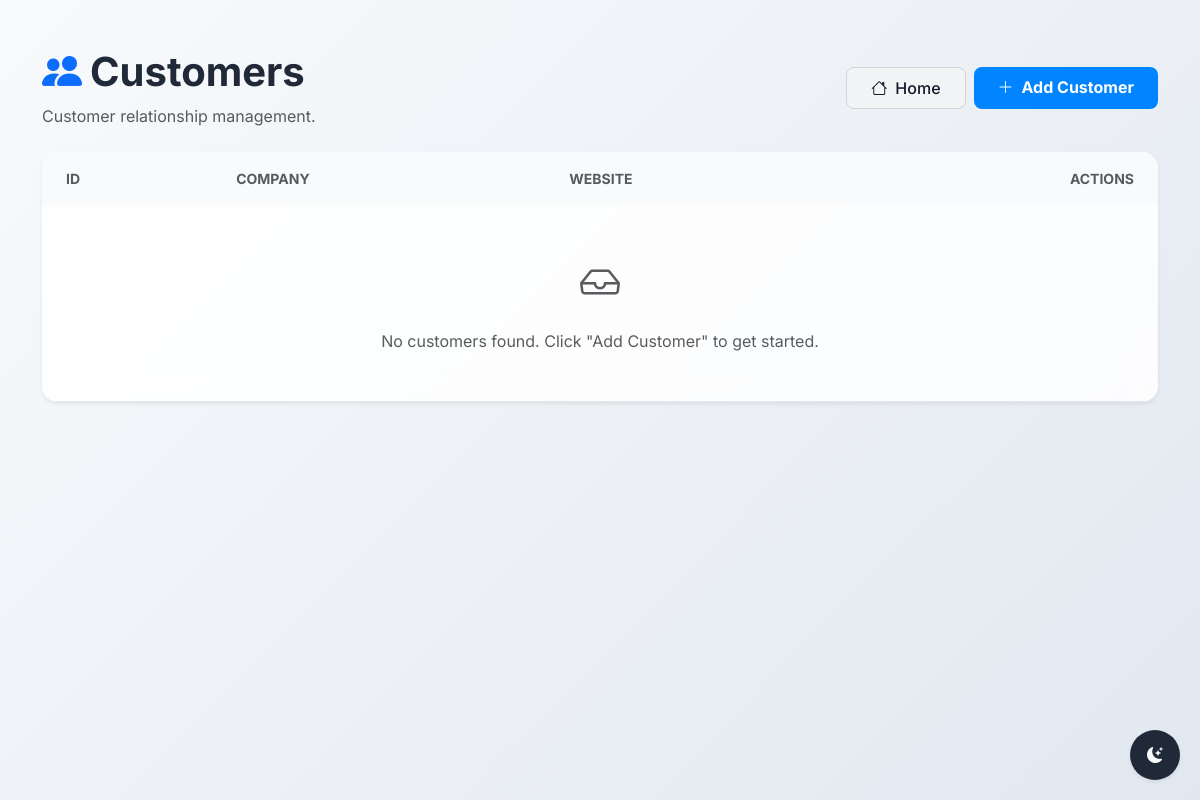
Page /customers/ (signed in) on the earlier database version.
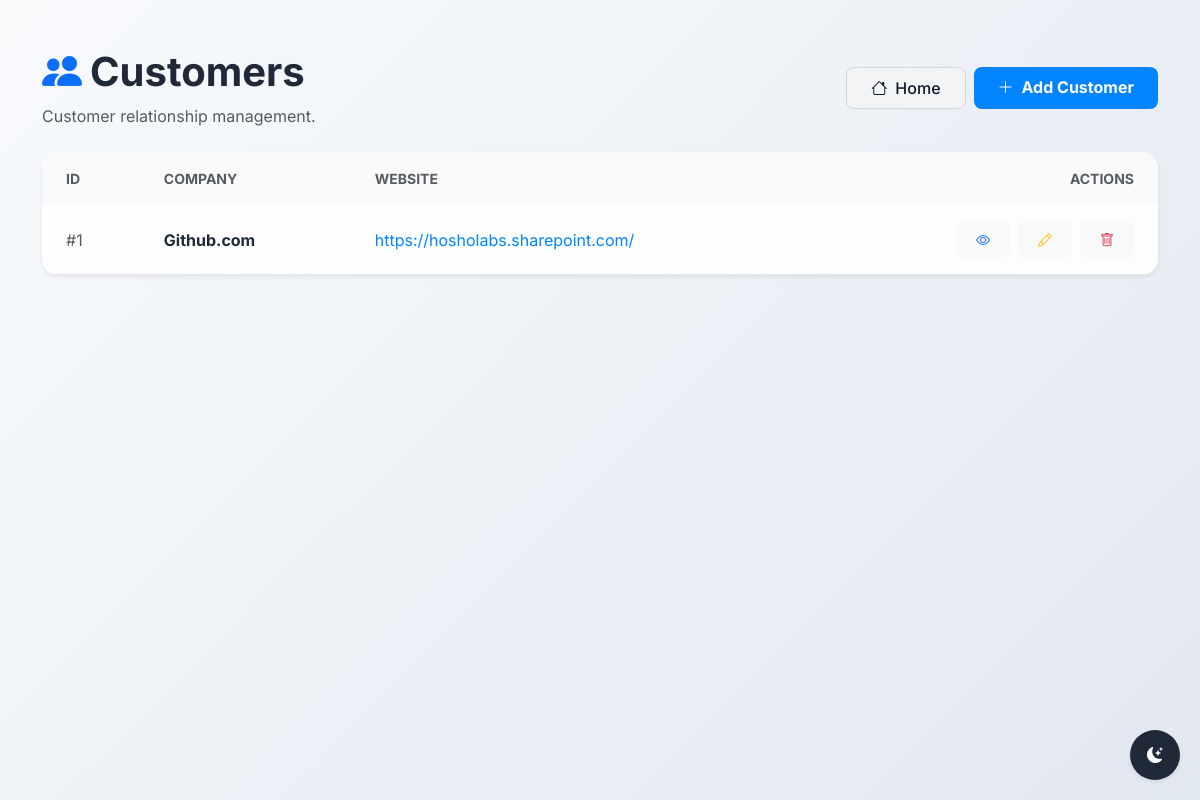
Same page on the later database version.
### app/models/customer.py (models this page shows)
class Customer(Base):
    __tablename__ = "customers"
    id = Column(Integer, primary_key=True, index=True)
    company_name = Column(String, nullable=False)
    address = Column(String, nullable=True)
    website = Column(String, nullable=True)
    assigned_rep_id = Column(Integer, ForeignKey("users.id"))
    created_at = Column(DateTime, default=datetime.utcnow)
    assigned_rep = relationship("User", back_populates="customers")
    contacts = relationship("CustomerContact",back_populates="customer",cascade="all, delete-orphan")
    interactions = relationship("CustomerInteraction",back_populates="customer",cascade="all, delete-orphan")
    account_plans = relationship("AccountPlan", back_populates="customer", cascade="all, delete-orphan")
    renewals = relationship("Renewal", back_populates="customer", cascade="all, delete-orphan")
    sales_activities = relationship("SalesActivity", back_populates="customer", cascade="all, delete-orphan")
    opportunities = relationship("Opportunity",back_populates="customer",cascade="all, delete-orphan")

### app/routes/customers.py (the view)
@router.get("/", response_class=HTMLResponse)
def list_customers(request: Request, db: Session = Depends(get_db),user: User = Depends(get_current_user)):
    if not user:
        return RedirectResponse(url="/login", status_code=302)
    customers = db.query(Customer).all()
    return templates.TemplateResponse(
        request=request,
        name="customers/list.html",
        context={
            "user": user,
            "customers": customers
        }
    )

### app/templates/customers/list.html (shortened to what this page needs)
{% extends 'base.html' %}
{% block content %}
<div class="mb-4 d-flex justify-content-between align-items-center">
    <div>
        <h1 class="fw-bold text-theme-dark"><i class="bi bi-people-fill me-2 text-primary"></i>Customers</h1>
        <p class="text-muted mb-0">Customer relationship management.</p>
    </div>
    <div class="d-flex gap-2">
        <a href="/" class="btn btn-secondary px-4"><i class="bi bi-house me-2"></i>Home</a>
        <a href="/customers/create" class="btn btn-primary px-4 fw-bold"><i class="bi bi-plus-lg me-2"></i>Add Customer</a>
    </div>
</div>
<div class="glass-card p-0 overflow-hidden border-0 shadow-sm">
    <div class="table-responsive">
        <table class="table table-hover align-middle mb-0">
            <thead class="table-header-bg">
                <tr>
                    <th class="text-muted fw-bold small text-uppercase px-4 py-3 border-0">ID</th>
                    <th class="text-muted fw-bold small text-uppercase px-4 py-3 border-0">Company</th>
                    <th class="text-muted fw-bold small text-uppercase px-4 py-3 border-0">Website</th>
                    <th class="text-muted fw-bold small text-uppercase px-4 py-3 border-0 text-end">Actions</th>
                </tr>
            </thead>
            <tbody class="border-top-0">
                {% for customer in customers %}
                <tr>
                    <td class="px-4 py-3 text-muted">#{{ customer.id }}</td>
                    <td class="px-4 py-3">
                        <span class="fw-bold text-theme-dark">{{ customer.company_name }}</span>
                    </td>
                    <td class="px-4 py-3">
                        {% if customer.website %}
                        <a href="{{ customer.website }}" target="_blank" class="text-decoration-none text-theme-primary">{{ customer.website }}</a>
                        {% else %}
                        <span class="text-muted">-</span>
                        {% endif %}
                    </td>
                    <td class="px-4 py-3 text-end">
                        <div class="d-flex justify-content-end gap-2">
                            <a href="/customers/{{ customer.id }}" class="btn btn-sm btn-light text-primary" title="View Details">
                                <i class="bi bi-eye"></i>
                            </a>
                            <a href="/customers/{{ customer.id }}/edit" class="btn btn-sm btn-light text-warning" title="Edit">
                                <i class="bi bi-pencil"></i>
                            </a>
                            <form action="/customers/{{ customer.id }}/delete" method="post" class="d-inline" onsubmit="return confirm('Are you sure you want to delete this customer?');">
                                <button type="submit" class="btn btn-sm btn-light text-danger" title="Delete">
                                    <i class="bi bi-trash"></i>
                                </button>
                            </form>
                        </div>
                    </td>
                </tr>
                {% else %}
                <tr>
                    <td colspan="4" class="text-center py-5 text-muted">
                        <i class="bi bi-inbox fs-1 d-block mb-3"></i>
                        No customers found. Click "Add Customer" to get started.
                    </td>
                </tr>
                {% endfor %}
            </tbody>
        </table>
    </div>
</div>
{% endblock %}

Differences in the rows shown:
added Customer: id "1", company_name "Github.com", website "https://hosholabs.sharepoint.com/"
Other differences:
text no longer shown: "No customers found. Click \"Add Customer\" to get started."
